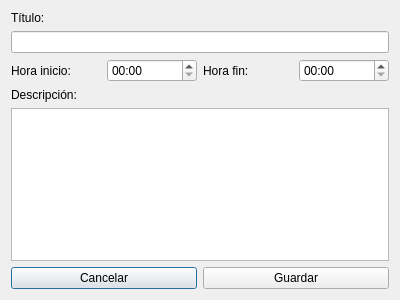
<?xml version="1.0" encoding="UTF-8"?>
<ui version="4.0">
 <class>EventDialog</class>
 <widget class="QDialog" name="EventDialog">
  <property name="geometry">
   <rect>
    <x>0</x>
    <y>0</y>
    <width>400</width>
    <height>300</height>
   </rect>
  </property>
  <property name="windowTitle">
   <string>Evento de Calendario</string>
  </property>
  <property name="minimumSize">
   <size>
    <width>400</width>
    <height>0</height>
   </size>
  </property>
  <layout class="QVBoxLayout" name="verticalLayout">
   <item>
    <widget class="QLabel" name="label">
     <property name="text">
      <string>Título:</string>
     </property>
    </widget>
   </item>
   <item>
    <widget class="QLineEdit" name="title_edit"/>
   </item>
   <item>
    <layout class="QHBoxLayout" name="time_layout">
     <item>
      <widget class="QLabel" name="label_2">
       <property name="text">
        <string>Hora inicio:</string>
       </property>
      </widget>
     </item>
     <item>
      <widget class="QTimeEdit" name="start_time">
       <property name="displayFormat">
        <string>HH:mm</string>
       </property>
      </widget>
     </item>
     <item>
      <widget class="QLabel" name="label_3">
       <property name="text">
        <string>Hora fin:</string>
       </property>
      </widget>
     </item>
     <item>
      <widget class="QTimeEdit" name="end_time">
       <property name="displayFormat">
        <string>HH:mm</string>
       </property>
      </widget>
     </item>
    </layout>
   </item>
   <item>
    <widget class="QLabel" name="label_4">
     <property name="text">
      <string>Descripción:</string>
     </property>
    </widget>
   </item>
   <item>
    <widget class="QTextEdit" name="description_edit">
     <property name="maximumHeight">
      <number>100</number>
     </property>
    </widget>
   </item>
   <item>
    <layout class="QHBoxLayout" name="button_layout">
     <item>
      <widget class="QPushButton" name="cancel_button">
       <property name="text">
        <string>Cancelar</string>
       </property>
      </widget>
     </item>
     <item>
      <widget class="QPushButton" name="save_button">
       <property name="text">
        <string>Guardar</string>
       </property>
      </widget>
     </item>
    </layout>
   </item>
  </layout>
 </widget>
 <resources/>
 <connections/>
</ui>
